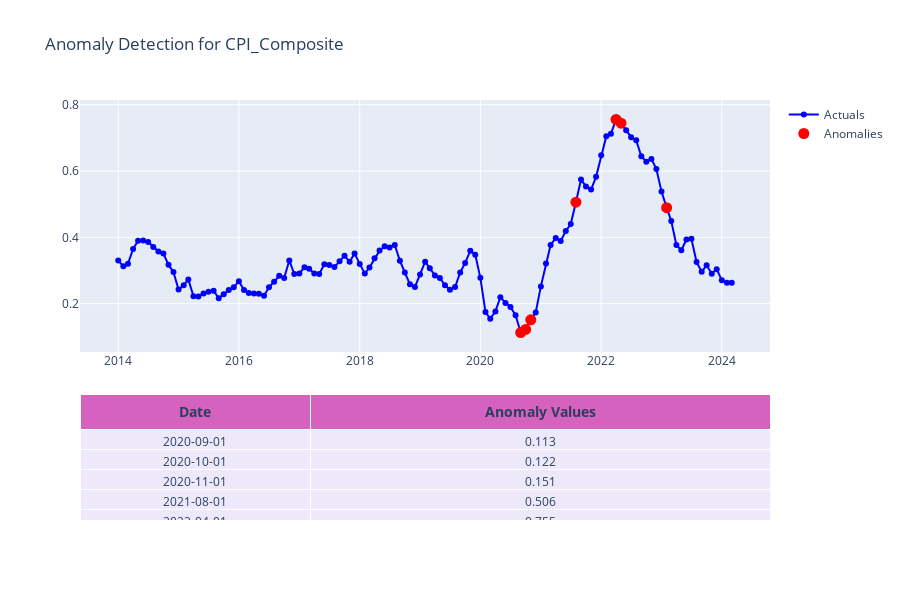

Here is the notebook cell this chart was saved with:
### Code cell
df_plot = detect_anomalies(df_sub, 'CPI_Composite')

plot_anomalies(df_sub, 'Period', 'CPI_Composite', 'anomaly', 'Anomaly Detection for CPI_Composite')
